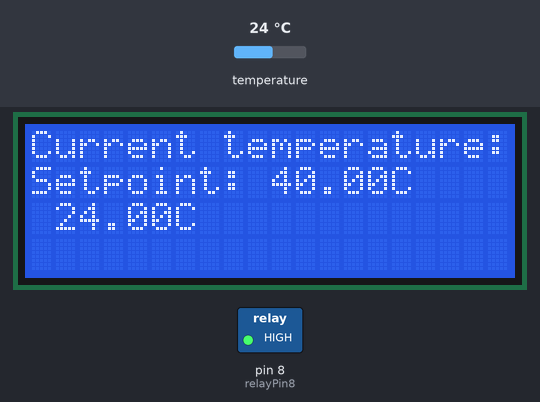
A sketch run on a simulated Arduino Uno, built with avr-gcc and run on an emulated ATmega328P. On the bench: 20×4 character LCD, switched loads named in the sketch (green lamp = pin HIGH). The test bench sets the inputs (shaded band); at power-on: temperature 24 °C. What the sketch prints to the serial monitor is not drawn.

Above: at 3.2 s.
3.3 s: temperature set to 2 °C
At 4.2 s:
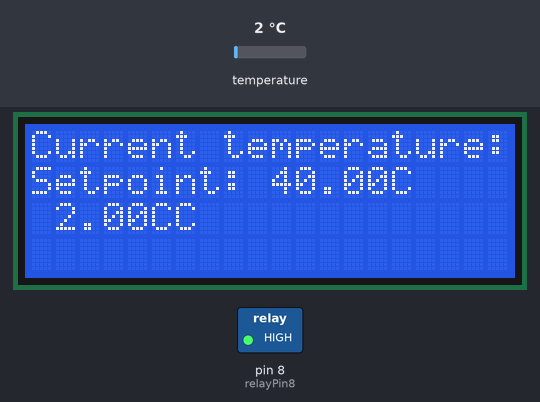
4.9 s: temperature set to 39.2 °C
At 6.3 s:
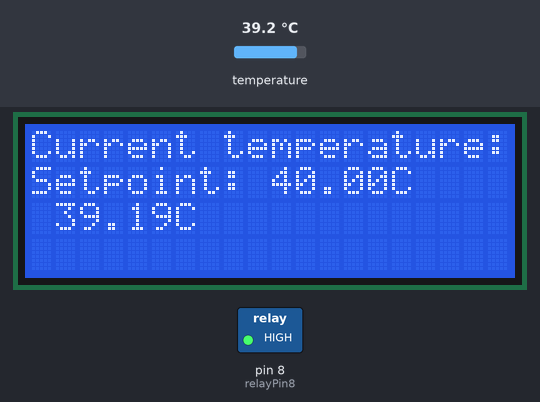
6.6 s: temperature set to 40.6 °C
At 7.1 s:
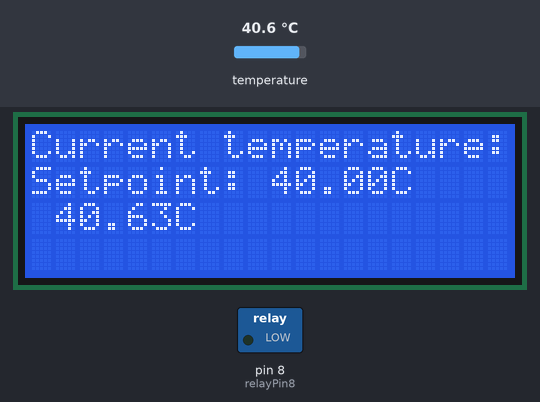
Timing chart, 0 to 9.6 s (numbered marks = the images above; inputs shaded):
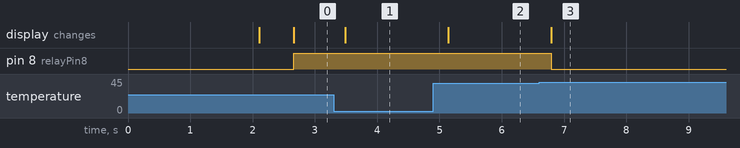

Measured:
- the behaviour switches between 39.9 and 40 °C on temperature (found by bisection; images 2 and 3)
- after the input at 3.3 s, the display: changes after 0.19 s (image 1)
- after the input at 4.9 s, the display: changes after 0.24 s (image 2)
- after the input at 6.6 s, pin 8 (relayPin8): HIGH → LOW after 0.20 s; the display: changes after 0.20 s (image 3)

The sketch:

v1_PrinterThermostat.ino
```cpp
// Temp sensor includes
#include <OneWire.h>

// LCD includes
#include <Wire.h>
#include <LiquidCrystal_I2C.h>
// set LCD variables
int backlightPin = 13;
LiquidCrystal_I2C lcd(0x27,20,4);

// temperature setpoint
float lowSet = 40.0;

OneWire  ds(3);  // on pin 3 (a 4.7K resistor is necessary)


long timeN;
double secs;
double mins;
double hrs;

//Relay #8 controlled by thermostat, pin 8
int relayPin8 = 8;


void setup() {
  Serial.begin(9600);
  Serial.println("Debug start");
  pinMode(relayPin8, OUTPUT);      // sets the digital pin as output
  digitalWrite(relayPin8, LOW);        // Prevents relay from starting up engaged

  pinMode(backlightPin, INPUT);
  lcd.init();
  lcd.backlight();
  lcd.setCursor(1,1);
  lcd.print("3D Printer Cabinet");
  lcd.setCursor(5,2);
  lcd.print("Thermostat");
  delay(2000);
  lcd.clear();
}

void loop(void) {
  byte i;
  byte present = 0;
  byte type_s;
  byte data[12];
  byte addr[8];
  float celsius, fahrenheit;

  if ( !ds.search(addr)) {
    ds.reset_search();
    delay(250);
    return;
  }

  if (OneWire::crc8(addr, 7) != addr[7]) {
      Serial.println("CRC is not valid!");
      return;
  }

  // the first ROM byte indicates which chip
  switch (addr[0]) {
    case 0x10:
      //Serial.println("  Chip = DS18S20");  // or old DS1820
      type_s = 1;
      break;
    case 0x28:
      //Serial.println("  Chip = DS18B20");
      type_s = 0;
      break;
    case 0x22:
      //Serial.println("  Chip = DS1822");
      type_s = 0;
      break;
    default:
      //Serial.println("Device is not a DS18x20 family device.");
      return;
  }

  ds.reset();
  ds.select(addr);
  ds.write(0x44, 1);        // start conversion, with parasite power on at the end

  delay(500);     // maybe 750ms is enough, maybe not

  present = ds.reset();
  ds.select(addr);
  ds.write(0xBE);         // Read Scratchpad

  for ( i = 0; i < 9; i++) {           // we need 9 bytes
    data[i] = ds.read();
  }

  // Convert the data to actual temperature
  // because the result is a 16 bit signed integer, it should
  // be stored to an "int16_t" type, which is always 16 bits
  // even when compiled on a 32 bit processor.
  int16_t raw = (data[1] << 8) | data[0];
  if (type_s) {
    raw = raw << 3; // 9 bit resolution default
    if (data[7] == 0x10) {
      // "count remain" gives full 12 bit resolution
      raw = (raw & 0xFFF0) + 12 - data[6];
    }
  } else {
    byte cfg = (data[4] & 0x60);
    // at lower res, the low bits are undefined, so let's zero them
    if (cfg == 0x00) raw = raw & ~7;  // 9 bit resolution, 93.75 ms
    else if (cfg == 0x20) raw = raw & ~3; // 10 bit res, 187.5 ms
    else if (cfg == 0x40) raw = raw & ~1; // 11 bit res, 375 ms
    //// default is 12 bit resolution, 750 ms conversion time
  }
  celsius = (float)raw / 16.0;
  fahrenheit = celsius * 1.8 + 32.0;

  //Time calculation
  timeN = millis();
  secs = timeN / 1000;
  mins = secs / 60;
  hrs = mins / 60;

  /*----------
  Serial output, read with python script
  ----------*/
  Serial.print("  Temperature = ");
  Serial.print(celsius);
  Serial.print(" Celsius, ");
  Serial.print(hrs,4);
  Serial.print(",");
  Serial.println(fahrenheit);
  //Serial.println(" Fahrenheit");

  lcd.setCursor(0,0);
  lcd.print("Current temperature: ");
  lcd.print(celsius);
  lcd.print("C");
  lcd.setCursor(0,1);
  lcd.print("Setpoint: ");
  lcd.print(lowSet);
  lcd.print("C");

  // Relay control section, limits set in lines 3 and 4
  if (celsius < lowSet) {
    relayOn (relayPin8);
  } else {
    relayOff (relayPin8);
  }
  Serial.println("loop");
}

int relayOn (int relayNumber) {digitalWrite(relayNumber, HIGH);}

int relayOff (int relayNumber) {digitalWrite(relayNumber,LOW);}
```
